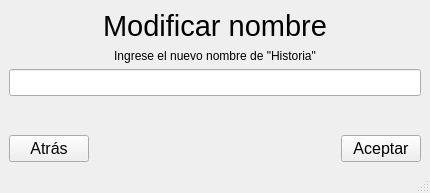
<?xml version="1.0" encoding="UTF-8"?>
<ui version="4.0">
 <class>MainWindow</class>
 <widget class="QMainWindow" name="MainWindow">
  <property name="geometry">
   <rect>
    <x>0</x>
    <y>0</y>
    <width>430</width>
    <height>193</height>
   </rect>
  </property>
  <property name="windowTitle">
   <string>MainWindow</string>
  </property>
  <widget class="QWidget" name="centralwidget">
   <layout class="QVBoxLayout" name="verticalLayout">
    <item>
     <widget class="QLabel" name="label">
      <property name="font">
       <font>
        <pointsize>22</pointsize>
       </font>
      </property>
      <property name="text">
       <string>&lt;html&gt;&lt;head/&gt;&lt;body&gt;&lt;p align=&quot;center&quot;&gt;Modificar nombre&lt;/p&gt;&lt;/body&gt;&lt;/html&gt;</string>
      </property>
     </widget>
    </item>
    <item>
     <widget class="QLabel" name="label_3">
      <property name="font">
       <font>
        <pointsize>9</pointsize>
       </font>
      </property>
      <property name="text">
       <string>&lt;html&gt;&lt;head/&gt;&lt;body&gt;&lt;p align=&quot;center&quot;&gt;Ingrese el nuevo nombre de &amp;quot;Historia&amp;quot;&lt;/p&gt;&lt;/body&gt;&lt;/html&gt;</string>
      </property>
     </widget>
    </item>
    <item>
     <layout class="QHBoxLayout" name="horizontalLayout_3">
      <item>
       <widget class="QLineEdit" name="lineEdit">
        <property name="font">
         <font>
          <pointsize>12</pointsize>
         </font>
        </property>
       </widget>
      </item>
     </layout>
    </item>
    <item>
     <spacer name="verticalSpacer">
      <property name="orientation">
       <enum>Qt::Orientation::Vertical</enum>
      </property>
      <property name="sizeHint" stdset="0">
       <size>
        <width>20</width>
        <height>40</height>
       </size>
      </property>
     </spacer>
    </item>
    <item>
     <layout class="QHBoxLayout" name="horizontalLayout">
      <item>
       <widget class="QPushButton" name="pushButton_2">
        <property name="font">
         <font>
          <pointsize>12</pointsize>
         </font>
        </property>
        <property name="text">
         <string>Atrás</string>
        </property>
       </widget>
      </item>
      <item>
       <spacer name="horizontalSpacer">
        <property name="orientation">
         <enum>Qt::Orientation::Horizontal</enum>
        </property>
        <property name="sizeHint" stdset="0">
         <size>
          <width>40</width>
          <height>20</height>
         </size>
        </property>
       </spacer>
      </item>
      <item>
       <widget class="QPushButton" name="pushButton_3">
        <property name="font">
         <font>
          <pointsize>12</pointsize>
         </font>
        </property>
        <property name="text">
         <string>Aceptar</string>
        </property>
       </widget>
      </item>
     </layout>
    </item>
   </layout>
  </widget>
  <widget class="QStatusBar" name="statusbar"/>
 </widget>
 <resources/>
 <connections/>
</ui>
